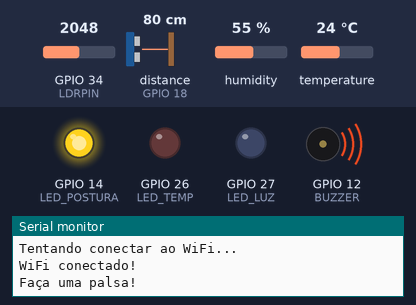
The sketch below on a simulated ESP32. On the bench: output pins drawn as LEDs (lit = HIGH), buzzer (waves = sounding), the last lines printed to the serial monitor. Wiring (from diagram.json): ultrasonic range finder: trigger GPIO 5; echo GPIO 18. The inputs (shaded band) are chosen by the test bench; at power-on: humidity 55 %, distance to the obstacle (sensor on GPIO 18) 80 cm, GPIO 34 (LDRPIN) = 2048, temperature 24 °C. The echo pulse lasts 58.3 µs per cm; WiFi joins after 1.5 s; servers stay silent unless stated; no MQTT or app messages arrive unless stated; pins used as bus, display or sensor lines are not drawn.

Above: at 2.7 s.
2.8 s: humidity set to 31 %
5.5 s: humidity set to 28 %
At 6.5 s:
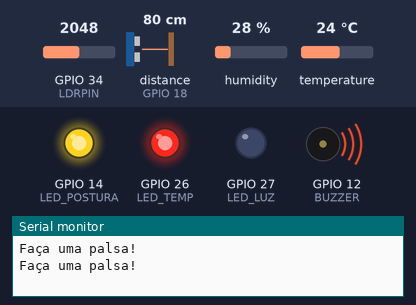
7.6 s: distance to the obstacle (sensor on GPIO 18) set to 64 cm
9.3 s: distance to the obstacle (sensor on GPIO 18) set to 55 cm
At 11.1 s:
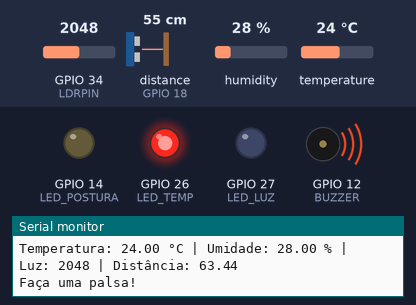
11.6 s: GPIO 34 (LDRPIN) set to 328
13.3 s: GPIO 34 (LDRPIN) set to 283
At 15.5 s:
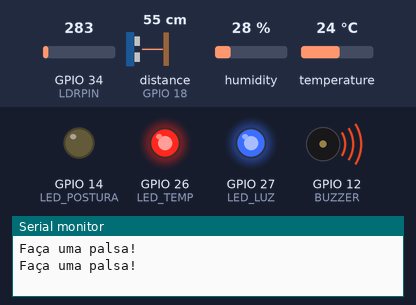
Timing chart, 0 to 16.6 s (numbered marks = the images above; inputs shaded):
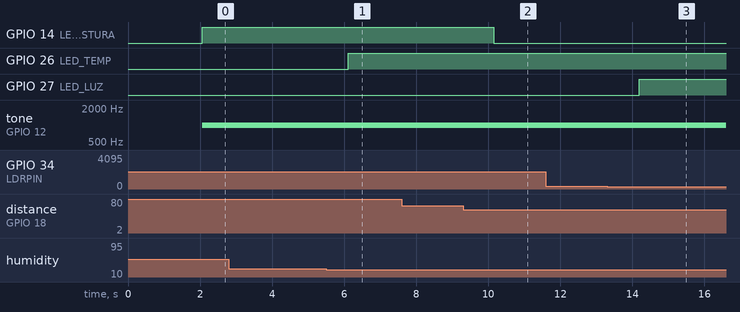

Measured:
- the behaviour switches between 30 and 29 % on humidity (found by bisection; images 0 and 1)
- the behaviour switches between 61 and 60 cm on distance to the obstacle (sensor on GPIO 18) (found by bisection; images 1 and 2)
- the behaviour switches between 300 and 299 on GPIO 34 (LDRPIN) (found by bisection; images 2 and 3)
- after the input at 5.5 s, GPIO 26 (LED_TEMP): LOW → HIGH after 0.61 s
- after the input at 9.3 s, GPIO 14 (LED_POSTURA): HIGH → LOW after 0.85 s
- after the input at 13.3 s, GPIO 27 (LED_LUZ): LOW → HIGH after 0.89 s

The sketch:

sketch.ino
```cpp
#include <WiFi.h>                    // Biblioteca responsável pela conexão Wi-Fi do ESP32
#include <PubSubClient.h>            // Biblioteca para comunicação MQTT
#include "DHT.h"                     // Biblioteca do sensor DHT (temperatura e umidade)

// Definições do pino e tipo do sensor DHT
#define DHTPIN 15                    // Pino onde o DHT22 está conectado
#define DHTTYPE DHT22                // Define o tipo do sensor (DHT22)
DHT dht(DHTPIN, DHTTYPE);            // Cria um objeto do tipo DHT para leitura

// Definições dos sensores
#define LDRPIN 34                    // Pino analógico do sensor LDR (luminosidade)
#define TRIG 5                       // Pino trigger do sensor ultrassônico
#define ECHO 18                      // Pino echo do sensor ultrassônico

// LEDs e atuadores
#define LED_TEMP 26                  // LED indicador de alerta de temperatura/umidade
#define LED_LUZ 27                   // LED indicador de baixa luminosidade
#define LED_POSTURA 14               // LED indicador de postura incorreta
#define BUZZER 12                    // Buzzer para alertas sonoros

// Parâmetros de conexão Wi-Fi
const char* ssid = "Wokwi-GUEST";    // Nome da rede Wi-Fi do Wokwi
const char* password = "";           // Senha (fica vazia no Wokwi)

// Parâmetros do broker MQTT
const char* mqttServer = "test.mosquitto.org";  // Endereço do servidor MQTT
WiFiClient espClient;                // Cria cliente Wi-Fi
PubSubClient client(espClient);      // Cria cliente MQTT usando a conexão Wi-Fi

void setupWiFi() {
  WiFi.begin(ssid, password);
  int tentativas = 0;

  while (WiFi.status() != WL_CONNECTED && tentativas < 20) {
    delay(500);
    tentativas++;
    Serial.println("Tentando conectar ao WiFi...");
  }

  if (WiFi.status() == WL_CONNECTED) {
    Serial.println("WiFi conectado!");
  } else {
    Serial.println("Falha ao conectar. Tentando novamente...");
    ESP.restart();   // reinicia o ESP32
  }
}


// Função para reconectar ao MQTT caso desconecte
void reconnectMQTT() {
  while (!client.connected()) {       // Enquanto não estiver conectado...
    client.connect("SmartWorkDevice"); // Tenta conectar e registra nome do dispositivo
    delay(500);                       // Aguarda meio segundo
  }
}

void setup() {
  Serial.begin(115200);               // Inicializa comunicação serial para debug

  dht.begin();                        // Inicializa o sensor DHT
  pinMode(LDRPIN, INPUT);             // Define o LDR como entrada analógica
  pinMode(TRIG, OUTPUT);              // Trigger do ultrassônico como saída
  pinMode(ECHO, INPUT);               // Echo do ultrassônico como entrada

  // Define LEDs e buzzer como saídas digitais
  pinMode(LED_TEMP, OUTPUT);
  pinMode(LED_LUZ, OUTPUT);
  pinMode(LED_POSTURA, OUTPUT);
  pinMode(BUZZER, OUTPUT);

  setupWiFi();                        // Chama função para conectar ao Wi-Fi
  client.setServer(mqttServer, 1883); // Define o servidor e a porta MQTT
}

// Função para medir distância usando HC-SR04
float readDistance() {
  digitalWrite(TRIG, LOW);            // Garante que TRIG comece desligado
  delayMicroseconds(2);               // Pequeno atraso
  digitalWrite(TRIG, HIGH);           // Sinal de pulso HIGH
  delayMicroseconds(10);              // Mantém por 10 µs
  digitalWrite(TRIG, LOW);            // Finaliza pulso TRIG

  long duration = pulseIn(ECHO, HIGH); // Mede o tempo que o sinal leva para retornar
  return duration * 0.034 / 2;        // Converte tempo para distância em cm
}

void loop() {
  if (!client.connected()) reconnectMQTT();  // Reconecta ao MQTT se desconectado
  client.loop();                             // Mantém a comunicação MQTT ativa

  float temp = dht.readTemperature();        // Lê temperatura do DHT22
  float hum = dht.readHumidity();            // Lê umidade do DHT22
  int luz = analogRead(LDRPIN);              // Lê nível de luminosidade do LDR
  float dist = readDistance();               // Lê distância do ultrassônico

  // Publica dados nos tópicos MQTT
  client.publish("smartwork/ambiente/temperatura", String(temp).c_str());
  client.publish("smartwork/ambiente/umidade", String(hum).c_str());
  client.publish("smartwork/luminosidade", String(luz).c_str());
  client.publish("smartwork/postura", String(dist).c_str());

  // ----- Lógica dos Alertas -----

 bool alerta = false;

  // Temperatura
  if (temp > 28 || hum < 30) {
    digitalWrite(LED_TEMP, HIGH);
    alerta = true;
    Serial.println("Faça uma palsa!");
  } else {
    digitalWrite(LED_TEMP, LOW);
  }

  // Luz
  if (luz < 300) {
    digitalWrite(LED_LUZ, HIGH);
    alerta = true;
    Serial.println("Faça uma palsa!");
  } else {
    digitalWrite(LED_LUZ, LOW);
  }

  // Postura
  if (dist > 60) {
    digitalWrite(LED_POSTURA, HIGH);
    alerta = true;
    Serial.println("Faça uma palsa!");
  } else {
    digitalWrite(LED_POSTURA, LOW);
  }

  // BUZZER
  if (alerta) tone(BUZZER, 1000);
  else noTone(BUZZER);


  delay(1000);  // pequena pausa entre leituras
  Serial.print("Temperatura: ");
  Serial.print(temp);
  Serial.print(" °C | Umidade: ");
  Serial.print(hum);
  Serial.print(" % | Luz: ");
  Serial.print(luz);
  Serial.print(" | Distância: ");
  Serial.println(dist);
}
```
